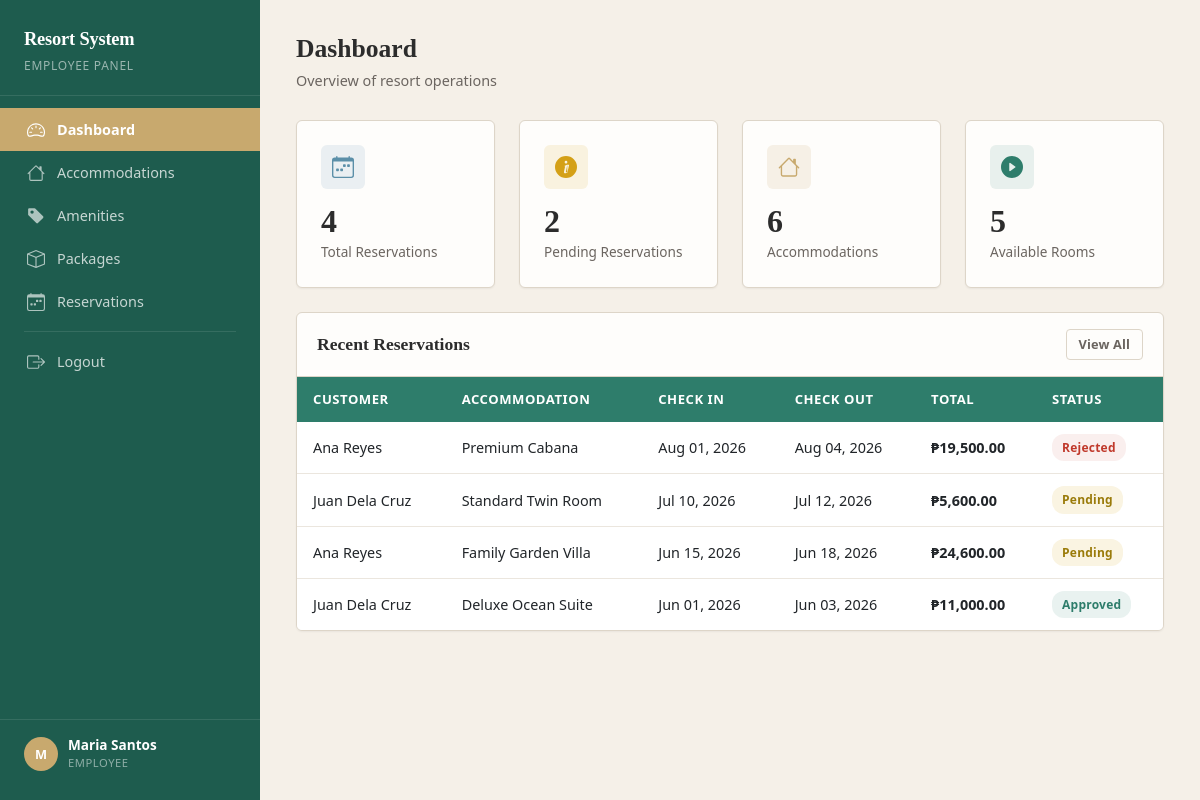
The app's page /employee/dashboard.php (signed in) with its own data.
### tables this page shows
CREATE TABLE `tbl_reservations` (
  `reservation_id` int(11) NOT NULL,
  `user_id` int(11) NOT NULL,
  `accommodation_id` int(11) NOT NULL,
  `check_in_date` date NOT NULL,
  `check_out_date` date NOT NULL,
  `total_price` decimal(10,2) NOT NULL,
  `reservation_status` enum('pending','approved','rejected','cancelled') NOT NULL DEFAULT 'pending'
);

CREATE TABLE `tbl_users` (
  `user_id` int(11) NOT NULL,
  `full_name` varchar(100) NOT NULL,
  `role` enum('admin','employee','customer') NOT NULL,
  `username` varchar(50) NOT NULL,
  `password` varchar(255) NOT NULL,
  `email` varchar(100) NOT NULL
);

CREATE TABLE `tbl_accommodations` (
  `accommodation_id` int(11) NOT NULL,
  `accommodation_name` varchar(100) NOT NULL,
  `description` text DEFAULT NULL,
  `capacity` int(11) NOT NULL,
  `price_per_night` decimal(10,2) NOT NULL,
  `availability_status` enum('available','unavailable') NOT NULL DEFAULT 'available',
  `image_url` varchar(255) DEFAULT NULL
);

### employee/dashboard.php (the view, shortened to what this page needs)
<?php
require_once 'includes/header.php';
require_once '../db.php';
$reservations_count = mysqli_fetch_assoc(mysqli_query($conn, "SELECT COUNT(*) as c FROM tbl_reservations"))['c'];
$accommodations_count = mysqli_fetch_assoc(mysqli_query($conn, "SELECT COUNT(*) as c FROM tbl_accommodations"))['c'];
$pending_count = mysqli_fetch_assoc(mysqli_query($conn, "SELECT COUNT(*) as c FROM tbl_reservations WHERE reservation_status = 'pending'"))['c'];
$available_count = mysqli_fetch_assoc(mysqli_query($conn, "SELECT COUNT(*) as c FROM tbl_accommodations WHERE availability_status = 'available'"))['c'];
?>
<?php include 'includes/sidebar.php'; ?>
<div class="main-content">
    <div class="page-header">
        <h1>Dashboard</h1>
        <p>Overview of resort operations</p>
    </div>
    <div class="row g-4 mb-4">
        <div class="col-md-6 col-lg-3">
            <div class="stat-card">
                <div class="stat-icon info">
                </div>
                <div class="stat-value"><?= $reservations_count ?></div>
                <div class="stat-label">Total Reservations</div>
            </div>
        </div>
        <div class="col-md-6 col-lg-3">
            <div class="stat-card">
                <div class="stat-icon warning">
                </div>
                <div class="stat-value"><?= $pending_count ?></div>
                <div class="stat-label">Pending Reservations</div>
            </div>
        </div>
        <div class="col-md-6 col-lg-3">
            <div class="stat-card">
                <div class="stat-icon accent">
                </div>
                <div class="stat-value"><?= $accommodations_count ?></div>
                <div class="stat-label">Accommodations</div>
            </div>
        </div>
        <div class="col-md-6 col-lg-3">
            <div class="stat-card">
                <div class="stat-icon primary">
                    <svg xmlns="http://www.w3.org/2000/svg" width="22" height="22" fill="currentColor" viewBox="0 0 16 16"><path d="M16 8A8 8 0 1 1 0 8a8 8 0 0 1 16 0zM6.79 5.093A.5.5 0 0 0 6 5.5v5a.5.5 0 0 0 .79.407l3.5-2.5a.5.5 0 0 0 0-.814l-3.5-2.5z"/></svg>
                </div>
                <div class="stat-value"><?= $available_count ?></div>
                <div class="stat-label">Available Rooms</div>
            </div>
        </div>
    </div>
    <div class="table-card">
        <div class="table-header">
            <h2>Recent Reservations</h2>
            <a href="reservations.php" class="btn btn-outline-secondary btn-sm">View All</a>
        </div>
        <div class="table-responsive">
            <table class="table table-hover">
                <thead>
                    <tr>
                        <th>Customer</th>
                        <th>Accommodation</th>
                        <th>Check In</th>
                        <th>Check Out</th>
                        <th>Total</th>
                        <th>Status</th>
                    </tr>
                </thead>
                <tbody>
                    <?php
                    $sql = "SELECT r.*, u.full_name, a.accommodation_name FROM tbl_reservations r JOIN tbl_users u ON r.user_id = u.user_id JOIN tbl_accommodations a ON r.accommodation_id = a.accommodation_id ORDER BY r.check_in_date DESC LIMIT 5";
                    $result = mysqli_query($conn, $sql);
                    if (mysqli_num_rows($result) > 0):
                        while ($row = mysqli_fetch_assoc($result)):
                    ?>
                    <tr>
                        <td><?= htmlspecialchars($row['full_name']) ?></td>
                        <td><?= htmlspecialchars($row['accommodation_name']) ?></td>
                        <td><?= date('M d, Y', strtotime($row['check_in_date'])) ?></td>
                        <td><?= date('M d, Y', strtotime($row['check_out_date'])) ?></td>
                        <td class="price">₱<?= number_format($row['total_price'], 2) ?></td>
                        <td><span class="badge-status <?= $row['reservation_status'] ?>"><?= ucfirst($row['reservation_status']) ?></span></td>
                    </tr>
                    <?php endwhile; else: ?>
                    <tr><td colspan="6"><div class="empty-state"><h3>No reservations yet</h3><p>Reservations will appear here once customers start booking.</p></div></td></tr>
                    <?php endif; ?>
                </tbody>
            </table>
        </div>
    </div>
</div>
</body>
</html>

### assets/css/style.css (style rules this page uses)
:root { --color-primary: #2E7D6B; --color-primary-hover: #256858; --color-primary-active: #1E5C4E; --color-sidebar: #1E5C4E; --color-sidebar-hover: #17493e; --color-accent: #C8A96E; --color-accent-hover: #b8993e; --color-surface: #F5F0E8; --color-white: #FEFDFB; --color-text: #2C2C2C; --color-text-muted: #6B6560; --color-border: #DDD5C8; --color-border-light: #EBE6DE; --color-danger: #C0392B; --color-danger-hover: #A93226; --color-warning: #D4A017; --color-warning-hover: #B8860B; --color-success: #2E7D6B; --color-info: #5B8FA8; --sidebar-width: 260px; --header-height: 0px; --radius-sm: 4px; --radius-md: 6px; --radius-lg: 8px; --shadow-sm: 0 1px 2px rgba(44, 44, 44, 0.06); --shadow-md: 0 2px 8px rgba(44, 44, 44, 0.08); --shadow-lg: 0 4px 16px rgba(44, 44, 44, 0.10); --transition-fast: 150ms ease-out; --transition-normal: 200ms ease-out; }
*, *::before, *::after { box-sizing: border-box; }
body { font-family: system-ui, -apple-system, "Segoe UI", sans-serif; background-color: var(--color-surface); color: var(--color-text); margin: 0; padding: 0; line-height: 1.6; -webkit-font-smoothing: antialiased; }
h1, h2, h3, h4, h5, h6 { font-family: Georgia, "Times New Roman", serif; font-weight: 700; color: var(--color-text); margin-top: 0; line-height: 1.3; }
a { color: var(--color-primary); text-decoration: none; transition: color var(--transition-fast); }
.main-content { margin-left: var(--sidebar-width); padding: 32px 36px; min-height: 100vh; }
.page-header { margin-bottom: 28px; }
.page-header h1 { font-size: 1.6rem; margin-bottom: 4px; }
.page-header p { color: var(--color-text-muted); margin: 0; font-size: 0.9rem; }
.stat-card { background: var(--color-white); border: 1px solid var(--color-border); border-radius: var(--radius-md); padding: 24px; box-shadow: var(--shadow-sm); transition: box-shadow var(--transition-normal), transform var(--transition-normal); }
.stat-card .stat-icon { width: 44px; height: 44px; border-radius: var(--radius-md); display: flex; align-items: center; justify-content: center; margin-bottom: 16px; }
.stat-card .stat-icon.primary { background: rgba(46, 125, 107, 0.1); color: var(--color-primary); }
.stat-card .stat-icon.accent { background: rgba(200, 169, 110, 0.15); color: var(--color-accent); }
.stat-card .stat-icon.info { background: rgba(91, 143, 168, 0.12); color: var(--color-info); }
.stat-card .stat-icon.warning { background: rgba(212, 160, 23, 0.12); color: var(--color-warning); }
.stat-card .stat-value { font-family: Georgia, serif; font-size: 2rem; font-weight: 700; line-height: 1; margin-bottom: 4px; }
.stat-card .stat-label { color: var(--color-text-muted); font-size: 0.85rem; font-weight: 500; }
.table-card { background: var(--color-white); border: 1px solid var(--color-border); border-radius: var(--radius-md); box-shadow: var(--shadow-sm); overflow: hidden; }
.table-card .table-header { padding: 16px 20px; display: flex; align-items: center; justify-content: space-between; gap: 16px; flex-wrap: wrap; border-bottom: 1px solid var(--color-border); }
.table-card .table-header h2 { font-size: 1.1rem; margin: 0; font-family: Georgia, serif; }
.table { margin-bottom: 0; }
.table thead th { background-color: var(--color-primary); color: #fff; font-weight: 600; font-size: 0.82rem; text-transform: uppercase; letter-spacing: 0.04em; padding: 12px 16px; border: none; white-space: nowrap; }
.table tbody td { padding: 12px 16px; vertical-align: middle; border-bottom: 1px solid var(--color-border-light); font-size: 0.9rem; }
.table tbody tr { transition: background-color var(--transition-fast); }
.table tbody tr:last-child td { border-bottom: none; }
.btn { font-weight: 600; font-size: 0.85rem; padding: 7px 16px; border-radius: var(--radius-sm); transition: all var(--transition-fast); letter-spacing: 0.01em; }
.btn-outline-secondary { border-color: var(--color-border); color: var(--color-text-muted); }
.btn-sm { padding: 5px 12px; font-size: 0.8rem; }
.badge-status { display: inline-block; padding: 4px 10px; border-radius: 12px; font-size: 0.75rem; font-weight: 600; text-transform: capitalize; letter-spacing: 0.02em; }
.badge-status.pending { background: rgba(212, 160, 23, 0.12); color: #9A7B0A; }
.badge-status.approved { background: rgba(46, 125, 107, 0.1); color: var(--color-primary); }
.badge-status.rejected { background: rgba(192, 57, 43, 0.08); color: var(--color-danger); }
.price { font-weight: 600; color: var(--color-primary); }

### records on screen
tbl_reservations: user.full_name "Ana Reyes", accommodation.accommodation_name "Premium Cabana", check_in_date "Aug 01, 2026", check_out_date "Aug 04, 2026", total_price "19,500.00", reservation_status "Rejected"
tbl_reservations: user.full_name "Juan Dela Cruz", accommodation.accommodation_name "Standard Twin Room", check_in_date "Jul 10, 2026", check_out_date "Jul 12, 2026", total_price "5,600.00", reservation_status "Pending"
tbl_reservations: user.full_name "Ana Reyes", accommodation.accommodation_name "Family Garden Villa", check_in_date "Jun 15, 2026", check_out_date "Jun 18, 2026", total_price "24,600.00", reservation_status "Pending"
tbl_reservations: user.full_name "Juan Dela Cruz", accommodation.accommodation_name "Deluxe Ocean Suite", check_in_date "Jun 01, 2026", check_out_date "Jun 03, 2026", total_price "11,000.00", reservation_status "Approved"

### other values on screen
substr($_SESSION['full_name'], 0, 1) "M"
$_SESSION['full_name'] "Maria Santos"
$_SESSION['role'] "EMPLOYEE"
$reservations_count "4"
$pending_count "2"
$accommodations_count "6"
$available_count "5"
